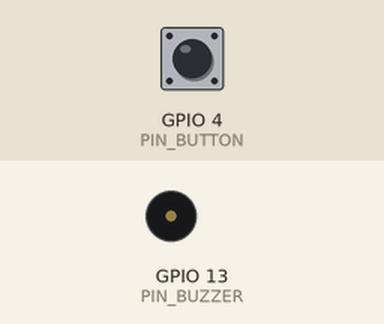
Simulated run of this sketch. Board: ESP32. Parts: buzzer (waves = sounding, pin HIGH). The test bench sets the inputs (shaded band); at power-on: GPIO 4 (PIN_BUTTON) HIGH.

Above: at 1.2 s.
1.3 s: GPIO 4 (PIN_BUTTON) pulled LOW for 0.15 s
At 1.37 s:
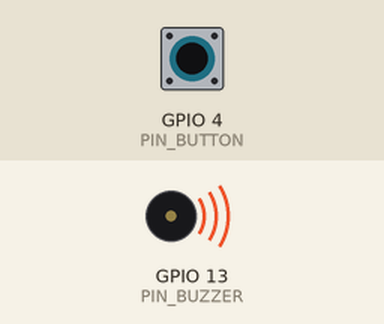
2.9 s: GPIO 4 (PIN_BUTTON) pulled LOW for 3.2 s
At 7.5 s:
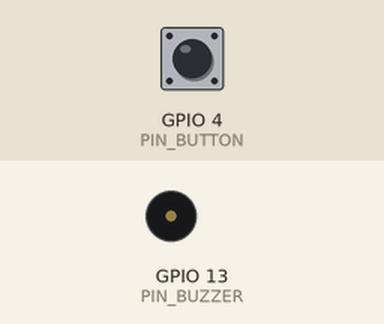
Timing chart, 0 to 9.0 s (numbered marks = the images above; inputs shaded):
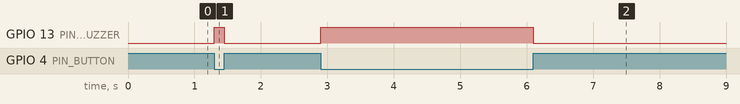

Measured:
- after the input at 1.3 s, GPIO 13 (PIN_BUZZER): LOW → HIGH at once, → LOW 0.15 s later
- after the input at 2.9 s, GPIO 13 (PIN_BUZZER): LOW → HIGH at once, → LOW 3.2 s later

The sketch:

sketch_nov2a.ino
```cpp
#define PIN_BUZZER 13   // Pino do buzzer ativo
#define PIN_BUTTON 4   // Pino do botão de de entrada -> através dele saberemos se devemos ativar o transistor

void setup() {
  pinMode(PIN_BUZZER, OUTPUT);
  pinMode(PIN_BUTTON, INPUT);
}

void loop() {
  if(digitalRead(PIN_BUTTON) == LOW)
    digitalWrite(PIN_BUZZER, HIGH);
  else
    digitalWrite(PIN_BUZZER, LOW);
}
```
